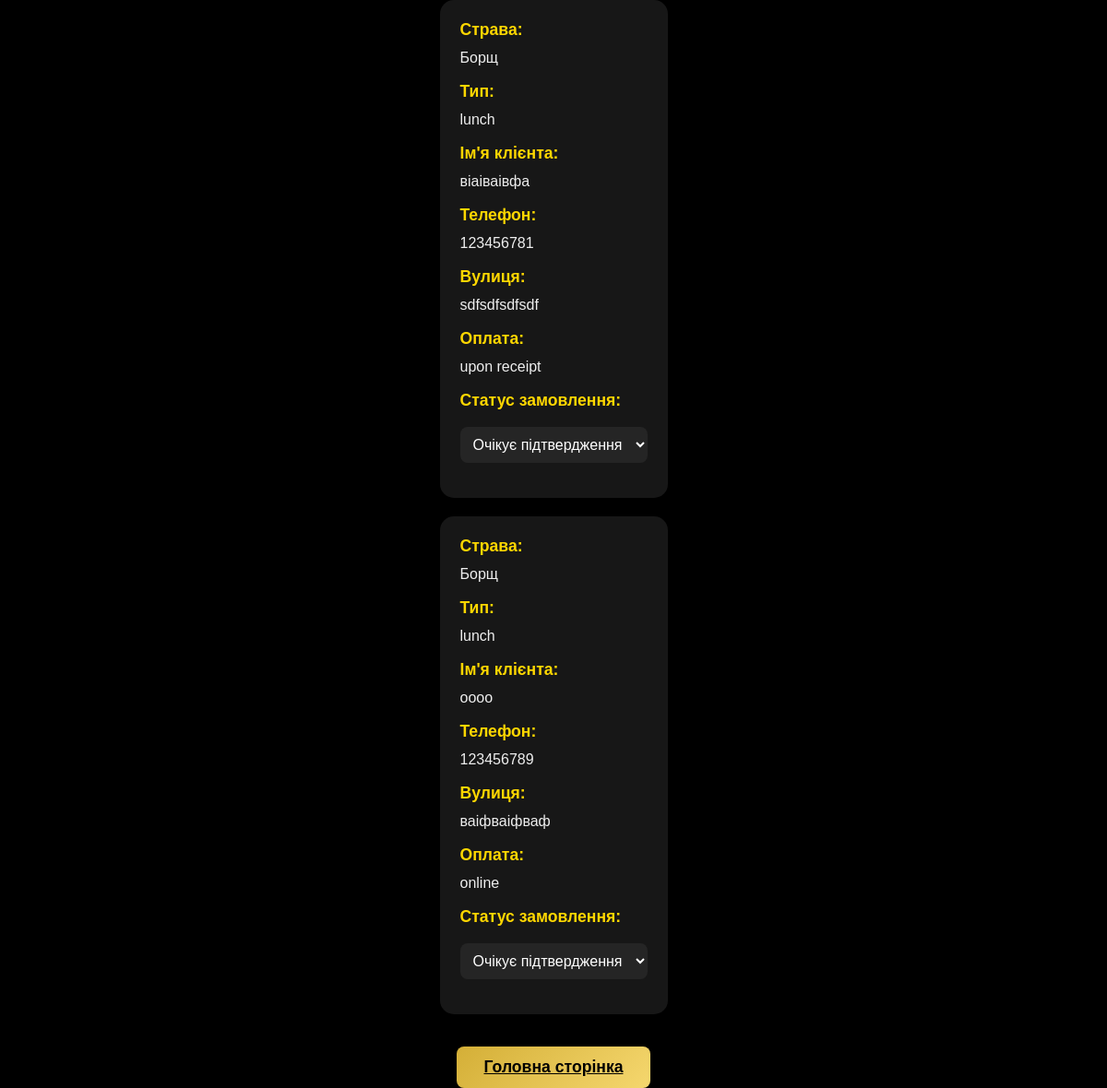
Screenshot of /orderfood/ (signed in) with the database file from the repository.
### main/models.py (models this page shows, shortened)
class MenuOrder(models.Model):
    STATUS_CHOICES = [
        ("breakfast", "Сніданок"),
        ("lunch", "Обід"),
        ("dinner", "Вечеря"),
    ]
    STATUS_CHOICES2 = [
        ("pending", "Очікує підтвердження"),
        ("confirmed", "Підтверджено"),
        ("cancelled", "Скасовано"),
    ]
    MENU_CHOICES = [
        ("burgers", "Бургери"),
        ("salads", "Салати"),
        ("soups", "Супи"),
        ("main_dishes", "Основні страви"),
        ("pizza", "Піца"),
        ("pasta", "Паста"),
        ("cold_appetizers", "Холодні закуски"),
        ("hot_appetizers", "Гарячі закуски"),
        ("desserts", "Десерти"),
        ("drinks", "Напої"),
    ]
    PAY_CHOICES = [
        ("online", "Онлайн"),
        ("upon receipt", "При отримані"),
    ]
    menu_items = models.ForeignKey(Menu, null=True, on_delete=models.CASCADE)
    name = models.CharField(max_length=100)
    type1 = models.CharField(max_length=100, choices=STATUS_CHOICES, default="lunch")
    type2 = models.CharField(max_length=100, choices=MENU_CHOICES, default="main_dishes")
    customer = models.CharField(max_length=50)
    phone = models.CharField(max_length=25, unique=True)
    street = models.CharField(max_length=100)
    pay = models.CharField(max_length=100, choices=PAY_CHOICES, default="online")
    status = models.CharField(max_length=20, choices=STATUS_CHOICES2, default="pending", verbose_name="Статус")

class Menu(models.Model):
    STATUS_CHOICES = [
        ("breakfast", "Сніданок"),
        ("lunch", "Обід"),
        ("dinner", "Вечеря"),
    ]
    MENU_CHOICES = [
        ("burgers", "Бургери"),
        ("salads", "Салати"),
        ("soups", "Супи"),
        ("main_dishes", "Основні страви"),
        ("pizza", "Піца"),
        ("pasta", "Паста"),
        ("cold_appetizers", "Холодні закуски"),
        ("hot_appetizers", "Гарячі закуски"),
        ("desserts", "Десерти"),
        ("drinks", "Напої"),
    ]
    name = models.CharField(max_length=100)
    type1 = models.CharField(max_length=100, choices=STATUS_CHOICES, default="lunch")
    type2 = models.CharField(max_length=100, choices=MENU_CHOICES, default="main_dishes")
    title = models.CharField(max_length=300)
    photo = models.ImageField(upload_to='menu/', blank=True)
    price = models.DecimalField(max_digits=6, decimal_places=2)
    def __str__(self):
        return f"{self.title}"
    class Meta:
        db_table = 'menu'
        ordering = ['name']

### main/views.py (the view)
# urls.py: path('orderfood/', views.OrderFoodList.as_view(), name='order_food'),
class OrderFoodList(LoginRequiredMixin, ListView):
    model = MenuOrder
    form_class = OrderFood
    context_object_name = "orderfood"
    template_name = 'order_food.html'
    success_url = reverse_lazy('main:order')
    def get_queryset(self):
        queryset = super().get_queryset()
        queryset = queryset.exclude(status="cancelled")
        return queryset

### templates/order_food.html (shortened to what this page needs)
{% block content %}
<div class="orders-container">
    {% for i in orderfood %}
        <div class="order-card">
            <div class="order-label">Страва:</div>
            <div class="order-value">{{ i.menu_items }}</div>
            <div class="order-label">Тип:</div>
            <div class="order-value">{{ i.type1 }}</div>
            <div class="order-label">Ім'я клієнта:</div>
            <div class="order-value">{{ i.customer }}</div>
            <div class="order-label">Телефон:</div>
            <div class="order-value">{{ i.phone }}</div>
            <div class="order-label">Вулиця:</div>
            <div class="order-value">{{ i.street }}</div>
            <div class="order-label">Оплата:</div>
            <div class="order-value">{{ i.pay }}</div>
            <div class="order-label">Статус замовлення:</div>
            <form method="post" action="{% url 'main:order_update_food' i.id %}">
                <select name="status" onchange="this.form.submit()">
                    <option value="pending"   {% if i.status == "pending" %}selected{% endif %}>Очікує підтвердження</option>
                </select>
            </form>
        </div>
    {% endfor %}
    <a href="{% url 'main:start_page' %}" class="submit-btn">Головна сторінка</a>
</div>
{% endblock %}

### templates/order_food.html (style rules this page uses)
.orders-container { display: flex; flex-direction: column; gap: 20px; width: 420px; max-width: 90vw; align-items: center; }
.submit-btn { display: block; width: 300px; }
.order-card { background-color: var(--form-bg); color: var(--text-color); padding: 22px; border-radius: 15px; box-shadow: 0 5px 15px rgba(0,0,0,0.5); transition: transform 0.3s ease, box-shadow 0.3s ease; }
.order-label { font-weight: bold; color: var(--author-color); margin-bottom: 8px; font-size: 1.1em; display: block; }
.order-value { font-size: 1em; line-height: 1.5; color: #eee; margin-bottom: 14px; }
select { width: 100%; padding: 10px; font-size: 1em; background-color: #252525; color: white; border-radius: 8px; border: none; margin-top: 10px; cursor: pointer; }
.submit-btn { margin-top: 15px; cursor: pointer; text-align: center; padding: 12px 0; width: 50%; border-radius: 8px; background: linear-gradient(135deg, #d4af37, #f5d76e); color: #000; font-weight: bold; font-size: 1.1em; border: none; transition: 0.5s ease-in-out; }

### rows the page displays
MenuOrder: menu_items "Борщ", type1 "lunch", customer "віаіваівфа", phone "123456781", street "sdfsdfsdfsdf", pay "upon receipt", status "Очікує підтвердження"
MenuOrder: menu_items "Борщ", type1 "lunch", customer "оооо", phone "123456789", street "ваіфваіфваф", pay "online", status "Очікує підтвердження"
